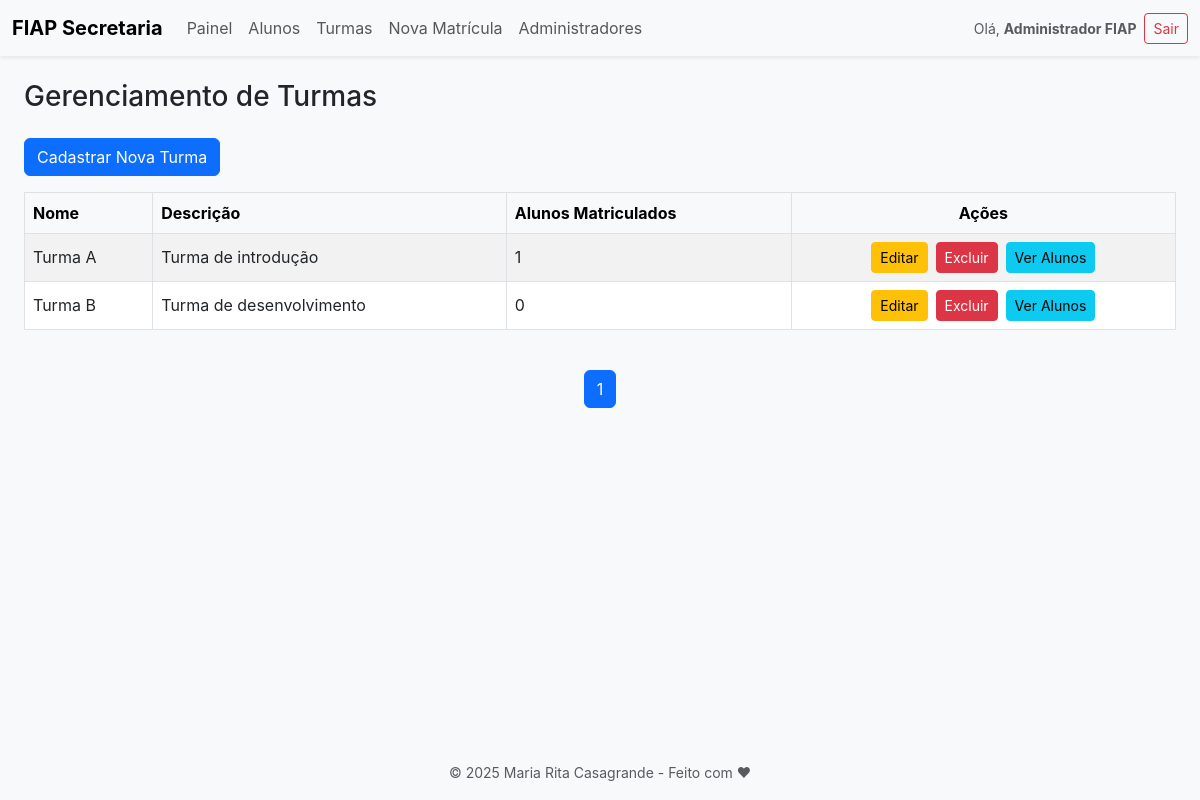
The page /index.php?page=turmas&action=listar (signed in) on the database as committed earlier.
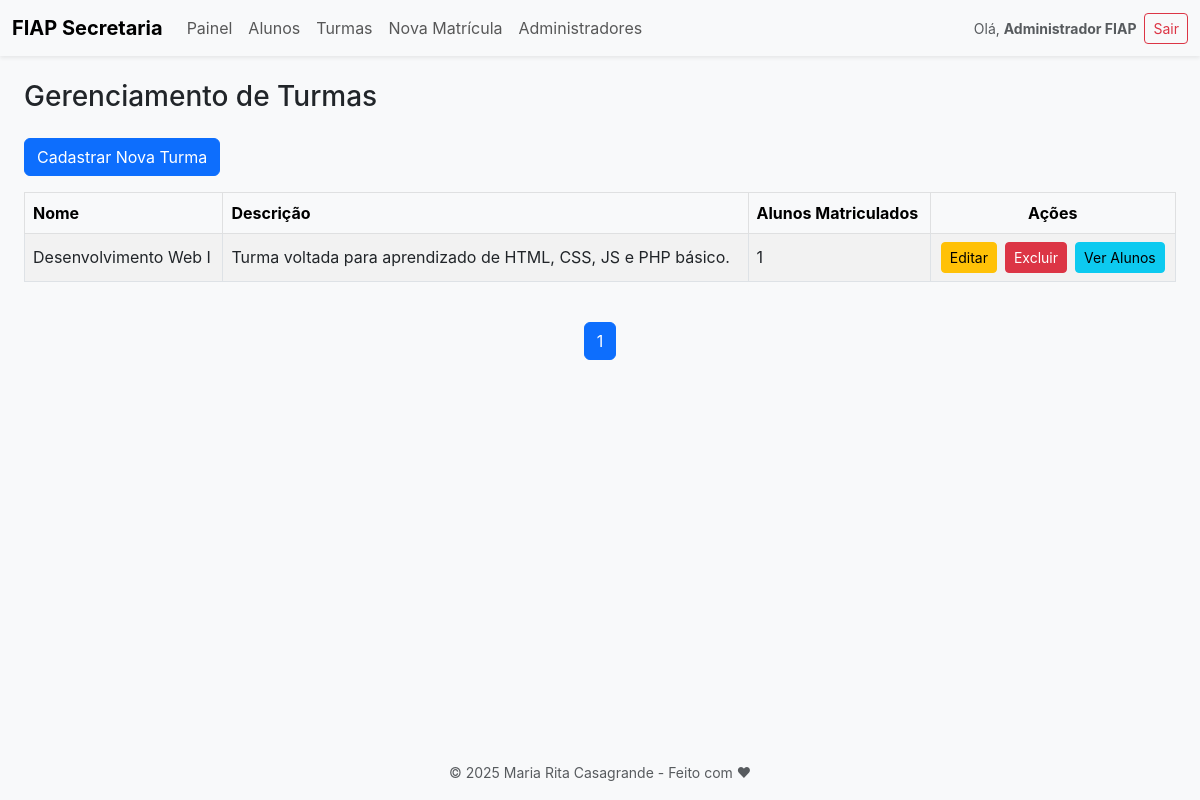
The same page on the database as committed later.
### tables this page shows
CREATE TABLE turmas (
    id INT AUTO_INCREMENT PRIMARY KEY,
    nome VARCHAR(100) NOT NULL,
    descricao TEXT NOT NULL,
    criado_em TIMESTAMP DEFAULT CURRENT_TIMESTAMP
);

### controllers/TurmaController.php (called while the page is built, shortened)
<?php
require_once BASE_PATH . '/models/Turma.php';
class TurmaController
{
    private $model;
    public function __construct()
    {
        $this->model = new Turma();
    }
    public function listar()
    {
        $pagina = isset($_GET['pagina']) ? (int) $_GET['pagina'] : 1;
        $turmas = $this->model->todas($pagina);
        $totalPaginas = $this->model->totalPaginas();
        include BASE_PATH . '/views/turmas/listar.php';
    }
}

### models/Turma.php (called while the page is built, shortened)
<?php
class Turma
{
    public function todas()
    {
        return $this->listar();
    }
    public function listar()
    {
        $conn = (new Database())->connect();
        $query = "
            SELECT
                t.*,
                COUNT(m.id) AS total_alunos
            FROM turmas t
            LEFT JOIN matriculas m ON m.turma_id = t.id
            GROUP BY t.id
            ORDER BY t.nome ASC
        ";
        $stmt = $conn->query($query);
        return $stmt->fetchAll(PDO::FETCH_ASSOC);
    }
    public function totalPaginas($limitePorPagina = 10)
    {
        $conn = (new Database())->connect();
        $stmt = $conn->query("SELECT COUNT(*) AS total FROM turmas");
        $total = $stmt->fetch(PDO::FETCH_ASSOC)['total'] ?? 0;
        return ceil($total / $limitePorPagina);
    }
}

### views/turmas/listar.php (the view, shortened to what this page needs)
<!DOCTYPE html>
<html lang="pt-br">
<head>
    <link href="https://cdn.jsdelivr.net/npm/bootstrap@5.3.0/dist/css/bootstrap.min.css" rel="stylesheet">
</head>
<body class="bg-light">
<?php include BASE_PATH . '/views/partials/header.php'; ?>
<div class="container-fluid px-4">
    <h1 class="mb-4 fs-3">Gerenciamento de Turmas</h1>
    <div class="mb-3">
        <a href="index.php?page=turmas&action=criar" class="btn btn-primary">Cadastrar Nova Turma</a>
    </div>
    <?php if (!empty($turmas)) : ?>
        <div class="table-responsive">
            <table class="table table-bordered table-striped align-middle">
                <thead class="table-light">
                    <tr>
                        <th>Nome</th>
                        <th>Descrição</th>
                        <th>Alunos Matriculados</th>
                        <th class="text-center">Ações</th>
                    </tr>
                </thead>
                <tbody>
                    <?php foreach ($turmas as $turma): ?>
                        <tr>
                            <td><?= htmlspecialchars($turma['nome']) ?></td>
                            <td><?= htmlspecialchars($turma['descricao']) ?></td>
                            <td><?= $turma['total_alunos'] ?></td>
                            <td class="text-center">
                                <div class="d-flex flex-wrap justify-content-center gap-2">
                                    <a href="index.php?page=turmas&action=editar&id=<?= $turma['id'] ?>" class="btn btn-warning btn-sm">Editar</a>
                                    <a href="index.php?page=turmas&action=excluir&id=<?= $turma['id'] ?>" class="btn btn-danger btn-sm" onclick="return confirm('Excluir esta turma?')">Excluir</a>
                                    <a href="index.php?page=matriculas&action=listar&turma_id=<?= $turma['id'] ?>" class="btn btn-info btn-sm">Ver Alunos</a>
                                </div>
                            </td>
                        </tr>
                    <?php endforeach ?>
                </tbody>
            </table>
        </div>
        <nav class="mt-4">
            <ul class="pagination justify-content-center">
                <?php for ($i = 1; $i <= $totalPaginas; $i++): ?>
                    <li class="page-item <?= ($i == ($_GET['pagina'] ?? 1)) ? 'active' : '' ?>">
                        <a class="page-link" href="index.php?page=turmas&action=listar&pagina=<?= $i ?>"><?= $i ?></a>
                    </li>
                <?php endfor; ?>
            </ul>
        </nav>
    <?php else : ?>
        <div class="alert alert-info">Nenhuma turma cadastrada.</div>
    <?php endif; ?>
</div>
<?php include BASE_PATH . '/views/partials/footer.php'; ?>
</body>
</html>

### routes.php (shortened to what this page needs)
<?php
$page   = $_GET['page']   ?? 'dashboard';
$action = $_GET['action'] ?? 'index';
switch ($page) {
    case 'turmas':
        require_once BASE_PATH . '/controllers/TurmaController.php';
        $ctrl = new TurmaController();
        $ctrl->{$action}();
        break;
}

### views/partials/header.php (shortened to what this page needs)
<link href="https://cdn.jsdelivr.net/npm/bootstrap-icons@1.10.5/font/bootstrap-icons.css" rel="stylesheet">
<nav class="navbar navbar-expand-lg navbar-light bg-light shadow-sm mb-4">
    <div class="container-fluid">
        <a class="navbar-brand fw-bold" href="index.php?page=dashboard&action=index">
            FIAP Secretaria
        </a>
        <div class="collapse navbar-collapse" id="navbarAdmin">
            <ul class="navbar-nav me-auto mb-2 mb-lg-0">
                <li class="nav-item"><a class="nav-link" href="index.php?page=dashboard&action=index">Painel</a></li>
                <li class="nav-item"><a class="nav-link" href="index.php?page=alunos&action=listar">Alunos</a></li>
                <li class="nav-item"><a class="nav-link" href="index.php?page=turmas&action=listar">Turmas</a></li>
                <li class="nav-item"><a class="nav-link" href="index.php?page=matriculas&action=criar">Nova Matrícula</a></li>
                <li class="nav-item"><a class="nav-link" href="index.php?page=administradores&action=listar">Administradores</a></li>
            </ul>
            <div class="d-flex align-items-center flex-wrap gap-2">
                <?php if (!empty($_SESSION['admin_logado']) && !empty($_SESSION['admin_id']) && !empty($_SESSION['admin_nome'])): ?>
                    <a href="index.php?page=administradores&action=editar&id=<?= htmlspecialchars($_SESSION['admin_id']) ?>"
                       class="text-decoration-none text-muted small">
                        Olá, <strong><?= htmlspecialchars($_SESSION['admin_nome']) ?></strong>
                    </a>
                    <a href="index.php?page=auth&action=logout" class="btn btn-outline-danger btn-sm">Sair</a>
                <?php else: ?>
                    <a href="index.php?page=auth&action=login" class="btn btn-outline-primary btn-sm">Entrar</a>
                <?php endif; ?>
            </div>
        </div>
    </div>
</nav>

### views/partials/footer.php (shortened to what this page needs)
<footer class="bg-light text-center text-muted py-3 mt-auto fixed-bottom">
    <div class="container">
        <small>&copy; <?= date('Y') ?> Maria Rita Casagrande - Feito com &hearts;</small>
    </div>
</footer>
</body>
</html>

### public/index.php (shortened to what this page needs)
<?php
require_once BASE_PATH . '/routes.php';
?>
<!DOCTYPE html>
<html lang="pt-br">
<head>
    <link href="https://cdn.jsdelivr.net/npm/bootstrap@5.3.0/dist/css/bootstrap.min.css" rel="stylesheet">
</head>
<body>
</body>
</html>

### views/turmas/listar.php (style rules this page uses)
.table-responsive { overflow-x: auto; }
th, td { white-space: nowrap; }

### public/index.php (style rules this page uses)
body { font-family: -apple-system, BlinkMacSystemFont, "Segoe UI", Roboto, "Helvetica Neue", Arial, sans-serif; background-color: #f9f9f9; }

Rows that differ between the two databases and show on the page:
removed turmas: nome "Turma B", descricao "Turma de desenvolvimento", total_alunos "0"
changed turmas: nome "Turma A" → "Desenvolvimento Web I"; descricao "Turma de introdução" → "Turma voltada para aprendizado de HTML, CSS, JS e PHP básico."
